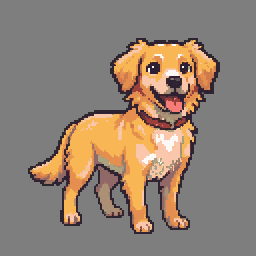
#> input picture images/Dorothy_poder.gif, 256 x 256 px; its folder holds 4 pictures in this run
$ python gif_to_sheet.py
#> lines starting #> are read from the running program, lines starting #| are printed output that depends on the picture
#!/usr/bin/env python3
"""Converte os GIFs de animação em folhas de sprites PNG para o Godot.

Uso:
    python3 tools/gif_to_sheet.py                       # converte images/*.gif -> art/*.png
    python3 tools/gif_to_sheet.py images/x.gif art/x.png

Cada quadro do GIF vira uma célula, lado a lado, numa única linha.
Se o GIF tiver fundo de cor sólida (ex.: cinza), essa cor é removida
e vira transparente. O número de quadros e a duração são impressos no
terminal para registrar no main.gd.

Requer Pillow (python3-pil).
"""
import glob
import os
import sys

from PIL import Image, ImageSequence

BACKGROUND_TOLERANCE = 10


def _close(a, b, tol):
    return all(abs(int(x) - int(y)) <= tol for x, y in zip(a[:3], b[:3]))


# Áreas da cor do fundo menores que isto e fechadas pelo personagem são
# mantidas (ex.: a íris cinza dos olhos). Áreas maiores (vão entre braço e
# corpo) são removidas.
MIN_ENCLOSED_AREA = 60


def remove_solid_background(frame: Image.Image) -> Image.Image:
    """Torna transparente a cor de fundo, se o canto do quadro for opaco.

    Remove as regiões da cor do fundo que tocam a borda e as regiões
    fechadas grandes; preserva detalhes pequenos da mesma cor.
    """
    corner = frame.getpixel((0, 0))
    if corner[3] == 0:
        return frame
    pixels = frame.load()
    width, height = frame.size
    seen = bytearray(width * height)
    for start_y in range(height):
        for start_x in range(width):
            if seen[start_y * width + start_x] or not _close(pixels[start_x, start_y], corner, BACKGROUND_TOLERANCE):
                continue
            region = []
            touches_border = False
            stack = [(start_x, start_y)]
            seen[start_y * width + start_x] = 1
            while stack:
                x, y = stack.pop()
                region.append((x, y))
                if x == 0 or y == 0 or x == width - 1 or y == height - 1:
                    touches_border = True
                for nx, ny in ((x + 1, y), (x - 1, y), (x, y + 1), (x, y - 1)):
                    if 0 <= nx < width and 0 <= ny < height and not seen[ny * width + nx] \
                            and _close(pixels[nx, ny], corner, BACKGROUND_TOLERANCE):
                        seen[ny * width + nx] = 1
                        stack.append((nx, ny))
            if touches_border or len(region) >= MIN_ENCLOSED_AREA:
                for x, y in region:
                    pixels[x, y] = (0, 0, 0, 0)
    return frame


def convert(gif_path: str, png_path: str) -> None:
#> called with gif_path = 'images/Dorothy_poder.gif', png_path = 'art/dorothy_poder.png'
    gif = Image.open(gif_path)
#> gif is the input picture: PIL image 256x256 P; mean R, G, B, A 144.7, 129, 115.8, 255
    frames = []
    durations = []
    for frame in ImageSequence.Iterator(gif):
        durations.append(frame.info.get("duration", 100))
        frames.append(remove_solid_background(frame.convert("RGBA")))
#> in remove_solid_background, `corner = frame.getpixel((0, 0))`: corner = (126, 126, 126, 255)
    cell_w, cell_h = frames[0].size
#> cell_w = 256; cell_h = 256
    sheet = Image.new("RGBA", (cell_w * len(frames), cell_h), (0, 0, 0, 0))
#> sheet: PIL image 2048x256 RGBA; every value is 0
    for index, frame in enumerate(frames):
        sheet.alpha_composite(frame, (index * cell_w, 0))
#> this loop made 8 passes
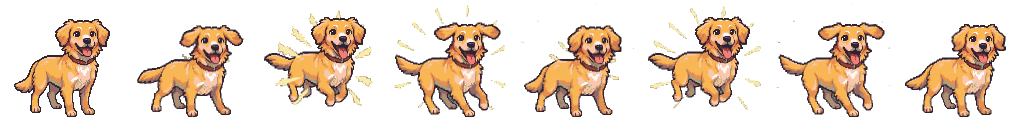
#> sheet: PIL image 2048x256 RGBA (shown at 1/2 size); mean R, G, B, A 58.5, 43, 29.3, 78.8; transparent parts drawn white
    os.makedirs(os.path.dirname(png_path) or ".", exist_ok=True)
    sheet.save(png_path)
    print(f"{gif_path} -> {png_path}: {len(frames)} quadros de {cell_w}x{cell_h}, "
          f"{durations[0]} ms por quadro")
#| images/Dorothy_poder.gif -> art/dorothy_poder.png: 8 quadros de 256x256, 120 ms por quadro


def main() -> None:
    if len(sys.argv) == 3:
        convert(sys.argv[1], sys.argv[2])
        return
    for gif_path in sorted(glob.glob("images/*.gif")):
        name = os.path.splitext(os.path.basename(gif_path))[0].lower()
        convert(gif_path, os.path.join("art", name + ".png"))
#> pass 2 of the loop in main, `for gif_path in sorted(glob.glob("images/*.gif")):`:
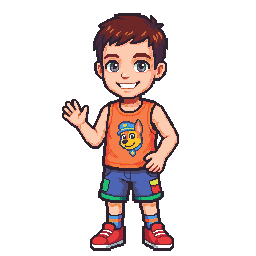
#> input picture images/arthur_caminhando.gif, 256 x 256 px
#> in convert, gif is the input picture: PIL image 256x256 P; mean R, G, B, A 35.9, 24.5, 22.9, 59.6
#> the loop in convert (call 2), `for index, frame in enumerate(frames):` made 9 passes
#> after the loop in convert (call 2), `for index, frame in enumerate(frames):`:
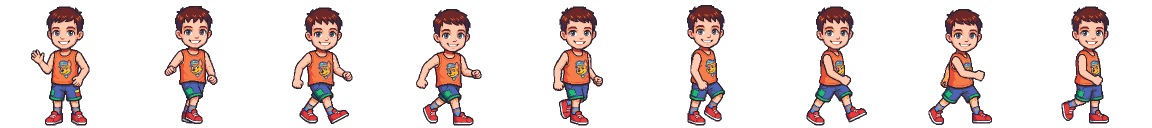
#> sheet: PIL image 2304x256 RGBA (shown at 1/2 size); mean R, G, B, A 32, 21.9, 20.5, 53.8; transparent parts drawn white
#| images/arthur_caminhando.gif -> art/arthur_caminhando.png: 9 quadros de 256x256, 130 ms por quadro
#> pass 3 of the loop in main, `for gif_path in sorted(glob.glob("images/*.gif")):`:
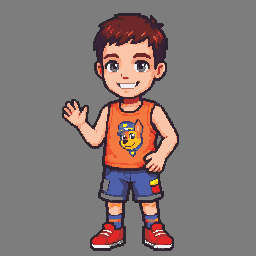
#> input picture images/arthur_fogo.gif, 256 x 256 px
#> in convert, gif is the input picture: PIL image 256x256 P; mean R, G, B, A 132.1, 119.4, 117.5, 255
#> the loop in convert (call 3), `for index, frame in enumerate(frames):` made 8 passes
#> after the loop in convert (call 3), `for index, frame in enumerate(frames):`:
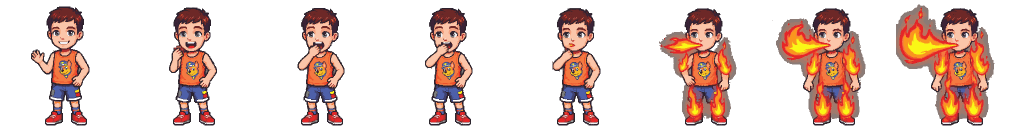
#> sheet: PIL image 2048x256 RGBA (shown at 1/2 size); mean R, G, B, A 50.9, 31.1, 24.9, 75.7; transparent parts drawn white
#| images/arthur_fogo.gif -> art/arthur_fogo.png: 8 quadros de 256x256, 120 ms por quadro
#> the loop made 4 passes; the first 3 are shown


if __name__ == "__main__":
    main()
